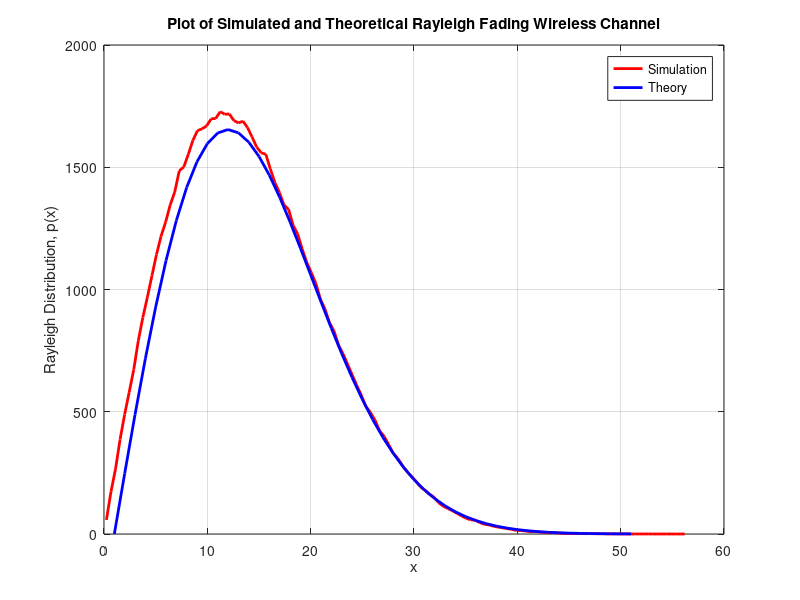

MATLAB code to generate this figure:

%%%%%%%%%%%%%%%%%%%%%%%%%%%%%%%%%%%%%%%%%%%%%%%%%%%%%%%%%%%%%%%%%%%%%%%%%%
% Title     : Simulation of a Rayleigh Fading Wireless Channel
% Author    : balarcode
% Version   : 1.1
% Date      : 6th November 2024
% File Type : Matlab Script
% File Test : Verified on Matlab R2024b
% Comments  : Short-term fast fading of a wireless channel
%             can be modeled as a Rayleigh fading channel.
%             The channel has no line of sight (LOS) between transmitter
%             and receiver and includes multipath propagation of a
%             transmitted EM wave through multiple scatterers in the
%             vicinity of the wireless receiver.
%
% All Rights Reserved.
% %%%%%%%%%%%%%%%%%%%%%%%%%%%%%%%%%%%%%%%%%%%%%%%%%%%%%%%%%%%%%%%%%%%%%%%%
%%

clear
close all

%-------------------------------------------------------------------------
% Simulation Parameter Initialization
%-------------------------------------------------------------------------
% Maximum Doppler frequency due to wireless receiver's motion
fd_max = 200;

% Symbol period (To be taken to be less than the Doppler period)
Ts = 0.1/fd_max;

% Number of samples considered in the simulation
num_samples = 10^6;

M = 32;
n = 1 : M;
N = 4 * M;

% Initialize r_i and r_q to all zeros
r_i = zeros(1, num_samples); % Returns a vector of order 1 x num_samples with elements being zeros
r_q = r_i;

%-------------------------------------------------------------------------
% Simulation of a Rayleigh Fading Wireless Channel
%-------------------------------------------------------------------------
% Doppler frequency
fn = fd_max * cos(2 * pi * (n-0.5)/N); 
% NOTE: Since the Doppler frequency is very small compared to the carrier frequency,
%       the electric field components can be modeled as a narrow band random process.

% angle_n is the angle of the nth scattered wave arriving at the receiver w.r.t the direction of motion of the receiver
% NOTE: The scattered waves arrive at a uniform distribution angle.
angle_n = pi * n/(M); 

% 'alpha_n' is a real random variable representing the amplitude of the scattered waves
H = hadamard(M);
alpha_n = H;

% The phase of the scattered waves are statistically independent and
% uniformly distributed in (0, 2*pi)
theta = 2 * pi * rand(1, M);

m = 1 : num_samples;

% Phase of the nth scattered wave arriving at the receiver with 
% Doppler shift included = (2*pi*fn*t)+theta; where 't' is sampled at 'm*Ts'
for idx = 1 : M
    r_i(m) = r_i(m) + alpha_n(idx) * cos(angle_n(idx)) * cos(2*pi*fn(idx)*m*Ts+theta(idx));
    r_q(m) = r_q(m) + alpha_n(idx) * sin(angle_n(idx)) * cos(2*pi*fn(idx)*m*Ts+theta(idx));
end
% NOTE-1: r_i and r_q represent the Gaussian random variables for the in-phase and 
%         quadrature-phase of the resultant Electric Field at the wireless receiver.
%         These two Gaussian random variables are independent and identically distributed.
% NOTE-2: Jakes Method uses Sum of Sinusoids to obtain the Gaussian random
%         variables with Doppler shift and angle of arrival included.

% Complex baseband received signal from a Rayleigh fading channel
received_signal = (r_i + 1i*r_q) / (sqrt(2/M));

% NOTE: The distribution of magnitude of the received signal follows a 
% Rayleigh probability distribution.
magnitude_received_signal = abs(received_signal);

%------------------------------------------------------------------------
% FIGURE(S)
%------------------------------------------------------------------------
figure
[rayleigh_fading_sim, X_sim] = hist(magnitude_received_signal, N);
plot(X_sim, rayleigh_fading_sim'/(N*0.107), '-r', 'LineWidth', 2);
hold on;

std_dev = 11;
X = [0 : 50];
rayleigh_fading_theory = 3e4*(X./(std_dev^2)).*exp((-X.^2)/(2*(std_dev^2)));
plot(rayleigh_fading_theory, '-b', 'LineWidth', 2);

axis([0 60 0 2000]);
grid on;
legend('Simulation', 'Theory');
xlabel('x');
ylabel('Rayleigh Distribution, p(x)');
title('Plot of Simulated and Theoretical Rayleigh Fading Wireless Channel');
